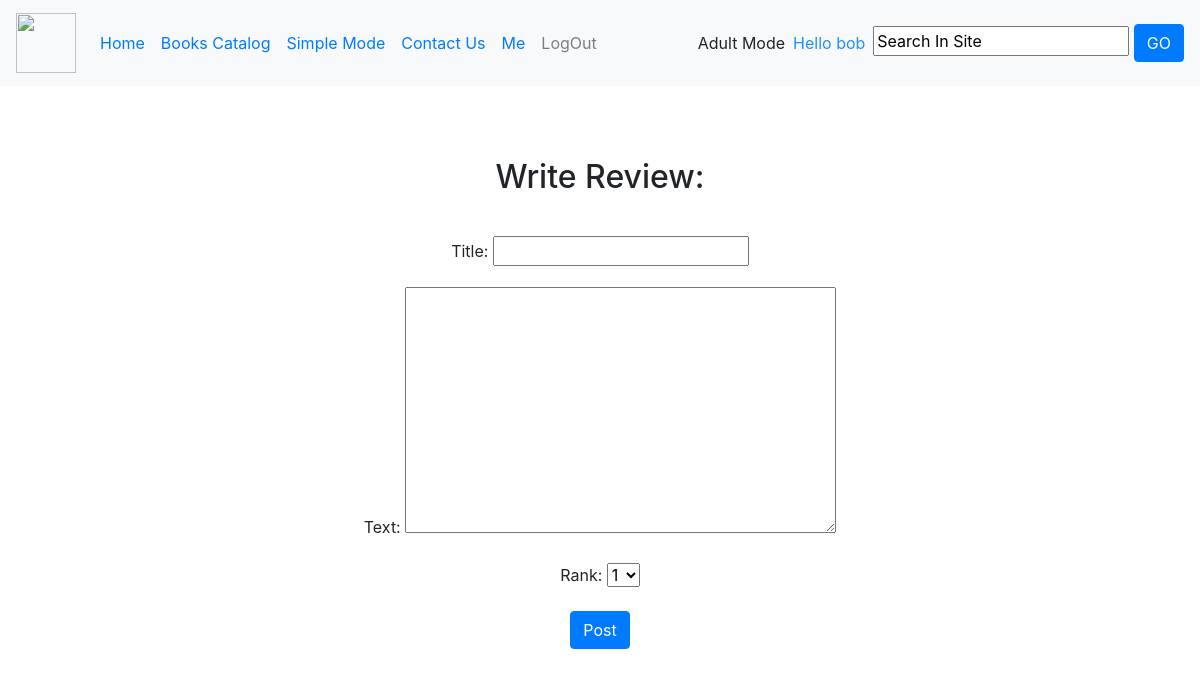
The app's page /book_cataloge/5/Review (signed in), older data.
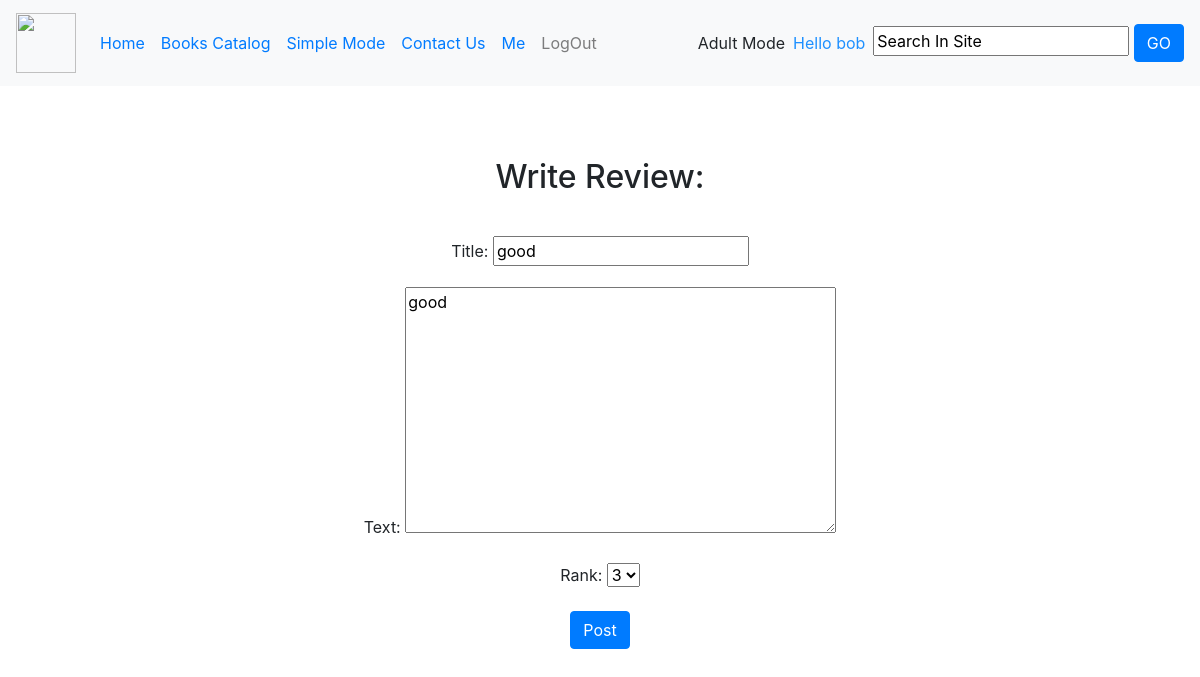
The same page, newer data.
### review/models.py (models this page shows, shortened)
class Review(models.Model):
    RANK_CHOICES = ((1, 1), (2, 2), (3, 3), (4, 4), (5, 5))
    rank = models.IntegerField(default=True, choices=RANK_CHOICES)
    title = models.CharField(max_length=50)
    text = models.TextField(max_length=200, default=None, blank=True, null=True)
    book = models.ManyToManyField(Book, blank=True)

### review/views.py (the view, shortened to what this page needs)
# urls.py: path('<int:book_id>/Review', viewReview.addReview, name="add_review"),
@login_required
def addReview(request, book_id):
    book = get_object_or_404(Book, pk=book_id)
    userReview = request.user.adult.reviews.filter(book=book)
    if request.method == "GET":
        if(len(userReview) > 0):
            return render(request, "review/addReview.html", {"form": ReviewForm(instance=userReview[0]), "book_id": book_id})
        else:
            return render(request, "review/addReview.html", {"form": ReviewForm(), "book_id": book_id})

### review/forms.py
class ReviewForm(forms.ModelForm):
    class Meta:
        model = Review
        fields = ['title', 'text', 'rank']

### book_catalog/templates/review/addReview.html (shortened to what this page needs)
{% extends 'book_cataloge/style.html' %}
{% block content %}
<div class="container text-center">
<br><br><br>
    <h2>Write Review: </h2>
    <br>
    <form method="POST">
            {{ form.as_p }}
        <button type="submit" class="btn btn-primary">Post</button>
        </form>
</div>
{% endblock %}

Row changes from the older to the newer data that the page shows:
added Review: title "good", text "good", rank "3"
Text that changed along with them:
form field rank: "1" → (not shown)
